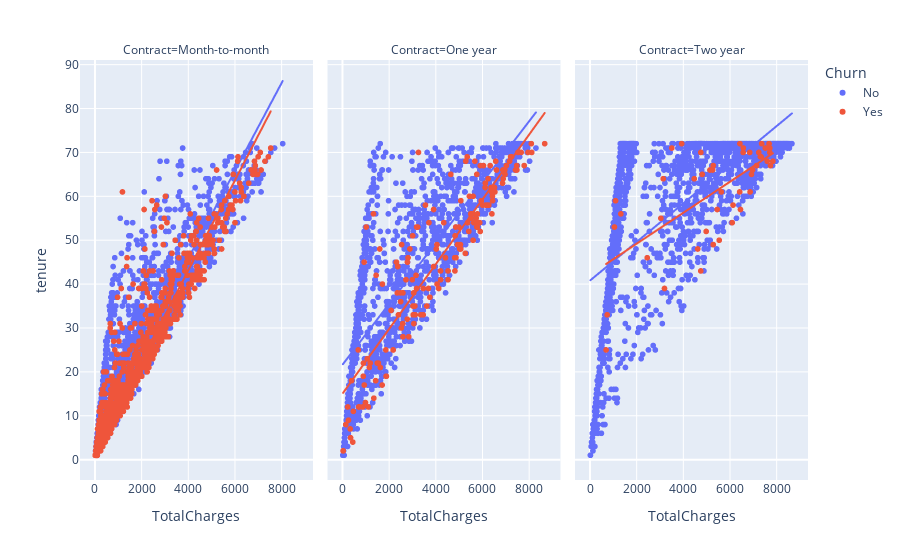

Notebook cell for this chart:
### Code cell
fig = px.scatter(viz_data, x="TotalCharges", y="tenure", color="Churn", facet_col="Contract", trendline="ols")
fig.show()

### Figure 1 — Plotly figure (JSON) as saved in the notebook; plotly's stock layout.template omitted (floating-point values rounded to 4 significant figures; data arrays with more than 128 entries replaced by an {"elided": "..."} marker saying what was removed)
{"data": [{"hovertemplate": "Churn=No<br>Contract=Month-to-month<br>TotalCharges=%{x}<br>tenure=%{y}<extra></extra>", "legendgroup": "No", "marker": {"color": "#636efa", "symbol": "circle"}, "mode": "markers", "name": "No", "showlegend": true, "type": "scattergl", "x": {"elided": "2220 float values"}, "xaxis": "x", "y": {"elided": "2220 int values"}, "yaxis": "y"}, {"hovertemplate": "<b>OLS trendline</b><br>tenure = 0.00997669 * TotalCharges + 5.84954<br>R<sup>2</sup>=0.839906<br><br>Churn=No<br>Contract=Month-to-month<br>TotalCharges=%{x}<br>tenure=%{y} <b>(trend)</b><extra></extra>", "legendgroup": "No", "marker": {"color": "#636efa", "symbol": "circle"}, "mode": "lines", "name": "No", "showlegend": false, "type": "scattergl", "x": {"elided": "2220 float values"}, "xaxis": "x", "y": {"elided": "2220 float values"}, "yaxis": "y"}, {"hovertemplate": "Churn=No<br>Contract=One year<br>TotalCharges=%{x}<br>tenure=%{y}<extra></extra>", "legendgroup": "No", "marker": {"color": "#636efa", "symbol": "circle"}, "mode": "markers", "name": "No", "showlegend": false, "type": "scattergl", "x": {"elided": "1306 float values"}, "xaxis": "x2", "y": {"elided": "1306 int values"}, "yaxis": "y2"}, {"hovertemplate": "<b>OLS trendline</b><br>tenure = 0.00692237 * TotalCharges + 21.6064<br>R<sup>2</sup>=0.635716<br><br>Churn=No<br>Contract=One year<br>TotalCharges=%{x}<br>tenure=%{y} <b>(trend)</b><extra></extra>", "legendgroup": "No", "marker": {"color": "#636efa", "symbol": "circle"}, "mode": "lines", "name": "No", "showlegend": false, "type": "scattergl", "x": {"elided": "1306 float values"}, "xaxis": "x2", "y": {"elided": "1306 float values"}, "yaxis": "y2"}, {"hovertemplate": "Churn=No<br>Contract=Two year<br>TotalCharges=%{x}<br>tenure=%{y}<extra></extra>", "legendgroup": "No", "marker": {"color": "#636efa", "symbol": "circle"}, "mode": "markers", "name": "No", "showlegend": false, "type": "scattergl", "x": {"elided": "1637 float values"}, "xaxis": "x3", "y": {"elided": "1637 int values"}, "yaxis": "y3"}, {"hovertemplate": "<b>OLS trendline</b><br>tenure = 0.00439328 * TotalCharges + 40.7859<br>R<sup>2</sup>=0.398128<br><br>Churn=No<br>Contract=Two year<br>TotalCharges=%{x}<br>tenure=%{y} <b>(trend)</b><extra></extra>", "legendgroup": "No", "marker": {"color": "#636efa", "symbol": "circle"}, "mode": "lines", "name": "No", "showlegend": false, "type": "scattergl", "x": {"elided": "1637 float values"}, "xaxis": "x3", "y": {"elided": "1637 float values"}, "yaxis": "y3"}, {"hovertemplate": "Churn=Yes<br>Contract=Month-to-month<br>TotalCharges=%{x}<br>tenure=%{y}<extra></extra>", "legendgroup": "Yes", "marker": {"color": "#EF553B", "symbol": "circle"}, "mode": "markers", "name": "Yes", "showlegend": true, "type": "scattergl", "x": {"elided": "1655 float values"}, "xaxis": "x", "y": {"elided": "1655 int values"}, "yaxis": "y"}, {"hovertemplate": "<b>OLS trendline</b><br>tenure = 0.0102371 * TotalCharges + 2.09619<br>R<sup>2</sup>=0.918247<br><br>Churn=Yes<br>Contract=Month-to-month<br>TotalCharges=%{x}<br>tenure=%{y} <b>(trend)</b><extra></extra>", "legendgroup": "Yes", "marker": {"color": "#EF553B", "symbol": "circle"}, "mode": "lines", "name": "Yes", "showlegend": false, "type": "scattergl", "x": {"elided": "1655 float values"}, "xaxis": "x", "y": {"elided": "1655 float values"}, "yaxis": "y"}, {"hovertemplate": "Churn=Yes<br>Contract=One year<br>TotalCharges=%{x}<br>tenure=%{y}<extra></extra>", "legendgroup": "Yes", "marker": {"color": "#EF553B", "symbol": "circle"}, "mode": "markers", "name": "Yes", "showlegend": false, "type": "scattergl", "x": {"elided": "166 float values"}, "xaxis": "x2", "y": {"elided": "166 int values"}, "yaxis": "y2"}, {"hovertemplate": "<b>OLS trendline</b><br>tenure = 0.00736741 * TotalCharges + 15.0064<br>R<sup>2</sup>=0.800200<br><br>Churn=Yes<br>Contract=One year<br>TotalCharges=%{x}<br>tenure=%{y} <b>(trend)</b><extra></extra>", "legendgroup": "Yes", "marker": {"color": "#EF553B", "symbol": "circle"}, "mode": "lines", "name": "Yes", "showlegend": false, "type": "scattergl", "x": {"elided": "166 float values"}, "xaxis": "x2", "y": {"elided": "166 float values"}, "yaxis": "y2"}, {"hovertemplate": "Churn=Yes<br>Contract=Two year<br>TotalCharges=%{x}<br>tenure=%{y}<extra></extra>", "legendgroup": "Yes", "marker": {"color": "#EF553B", "symbol": "circle"}, "mode": "markers", "name": "Yes", "showlegend": false, "type": "scattergl", "x": [7612.0, 1100.0, 4760.0, 7250.0, 7532.0, 6938.0, 5465.0, 7318.0, 6465, 5551.0, 7691.0, 7373.0, 7690.0, 7156.0, 5155.0, 6110.0, 5638.0, 6145.0, 692.1, 3515.0, 1327.0, 3046.0, 6440.0, 3202.0, 5293.0, 4820.0, 5265.0, 1052.0, 6981.0, 4990.0, 5293.0, 4760.0, 6428.0, 6579.0, 7856, 2460.0, 740.3, 7724.0, 7752.0, 6585.0, 7724.0, 7349.0, 3937.0, 4628.0, 4481, 6876.0, 3148.0, 6860.0], "xaxis": "x3", "y": [68, 59, 43, 70, 71, 65, 57, 69, 57, 50, 71, 72, 72, 67, 66, 54, 61, 58, 25, 71, 56, 55, 72, 39, 67, 65, 66, 53, 66, 52, 49, 70, 61, 70, 68, 46, 33, 70, 67, 71, 71, 69, 72, 48, 64, 61, 64, 70], "yaxis": "y3"}, {"hovertemplate": "<b>OLS trendline</b><br>tenure = 0.00352257 * TotalCharges + 42.135<br>R<sup>2</sup>=0.451331<br><br>Churn=Yes<br>Contract=Two year<br>TotalCharges=%{x}<br>tenure=%{y} <b>(trend)</b><extra></extra>", "legendgroup": "Yes", "marker": {"color": "#EF553B", "symbol": "circle"}, "mode": "lines", "name": "Yes", "showlegend": false, "type": "scattergl", "x": [692.1, 740.3, 1052.0, 1100.0, 1327.0, 2460.0, 3046.0, 3148.0, 3202.0, 3515.0, 3937.0, 4481, 4628.0, 4760.0, 4760.0, 4820.0, 4990.0, 5155.0, 5265.0, 5293.0, 5293.0, 5465.0, 5551.0, 5638.0, 6110.0, 6145.0, 6428.0, 6440.0, 6465, 6579.0, 6585.0, 6860.0, 6876.0, 6938.0, 6981.0, 7156.0, 7250.0, 7318.0, 7349.0, 7373.0, 7532.0, 7612.0, 7690.0, 7691.0, 7724.0, 7724.0, 7752.0, 7856], "xaxis": "x3", "y": [44.57, 44.74, 45.84, 46.01, 46.81, 50.8, 52.87, 53.22, 53.41, 54.52, 56.0, 57.92, 58.44, 58.9, 58.9, 59.11, 59.71, 60.29, 60.68, 60.78, 60.78, 61.38, 61.69, 62.0, 63.66, 63.78, 64.78, 64.82, 64.91, 65.31, 65.33, 66.3, 66.36, 66.57, 66.73, 67.34, 67.67, 67.91, 68.02, 68.11, 68.67, 68.95, 69.22, 69.23, 69.34, 69.34, 69.44, 69.81], "yaxis": "y3"}], "layout": {"annotations": [{"font": {}, "showarrow": false, "text": "Contract=Month-to-month", "x": 0.16, "xanchor": "center", "xref": "paper", "y": 1, "yanchor": "bottom", "yref": "paper"}, {"font": {}, "showarrow": false, "text": "Contract=One year", "x": 0.5, "xanchor": "center", "xref": "paper", "y": 1, "yanchor": "bottom", "yref": "paper"}, {"font": {}, "showarrow": false, "text": "Contract=Two year", "x": 0.84, "xanchor": "center", "xref": "paper", "y": 1, "yanchor": "bottom", "yref": "paper"}], "legend": {"title": {"text": "Churn"}, "tracegroupgap": 0}, "margin": {"t": 60}, "xaxis": {"anchor": "y", "domain": [0, 0.32], "title": {"text": "TotalCharges"}}, "xaxis2": {"anchor": "y2", "domain": [0.34, 0.66], "matches": "x", "title": {"text": "TotalCharges"}}, "xaxis3": {"anchor": "y3", "domain": [0.68, 1.0], "matches": "x", "title": {"text": "TotalCharges"}}, "yaxis": {"anchor": "x", "domain": [0, 1], "title": {"text": "tenure"}}, "yaxis2": {"anchor": "x2", "domain": [0, 1], "matches": "y", "showticklabels": false}, "yaxis3": {"anchor": "x3", "domain": [0, 1], "matches": "y", "showticklabels": false}}}
